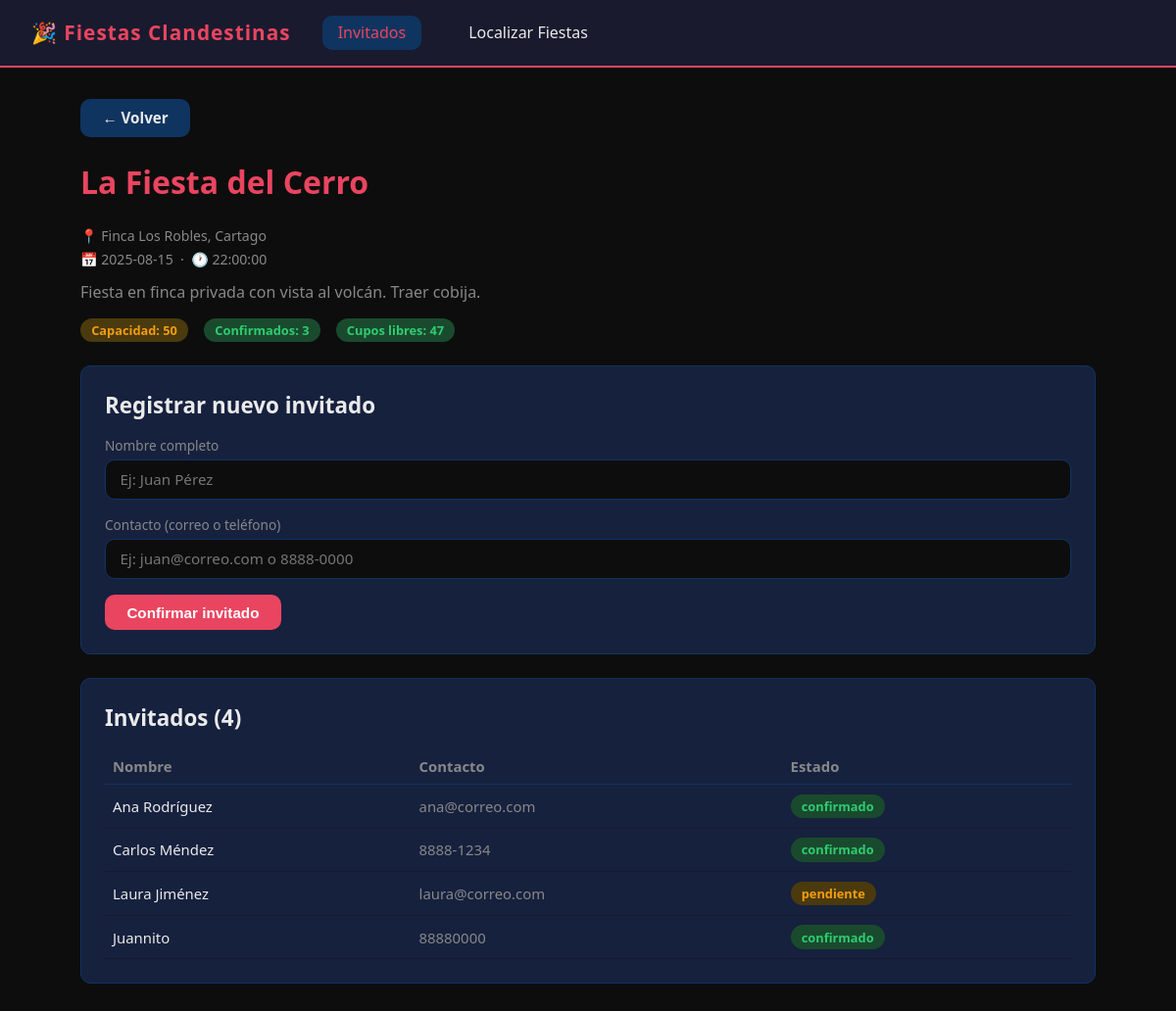
/invitados/fiesta/1/, run on the app's committed database.
### backend/models/__init__.py (models this page shows, shortened)
class Fiesta(models.Model):
    nombre = models.CharField(max_length=200)
    ubicacion = models.CharField(max_length=300)
    latitud = models.FloatField(null=True, blank=True)
    longitud = models.FloatField(null=True, blank=True)
    capacidad = models.PositiveIntegerField()
    fecha = models.DateField()
    hora = models.TimeField()
    descripcion = models.TextField(blank=True, default='')
    created_at = models.DateTimeField(auto_now_add=True)
    class Meta:
        db_table = 'fiestas'
        ordering = ['fecha', 'hora']
    def cupos_disponibles(self, invitados_confirmados: int) -> int:
        return max(0, self.capacidad - invitados_confirmados)
    def to_dict(self) -> dict:
        return {
            'id': self.id,
            'nombre': self.nombre,
            'ubicacion': self.ubicacion,
            'latitud': self.latitud,
            'longitud': self.longitud,
            'capacidad': self.capacidad,
            'fecha': str(self.fecha),
            'hora': str(self.hora),
            'descripcion': self.descripcion,
            'created_at': str(self.created_at),
        }

class Invitado(models.Model):
    ESTADO_CHOICES = [
        ('pendiente', 'Pendiente'),
        ('confirmado', 'Confirmado'),
        ('rechazado', 'Rechazado'),
    ]
    fiesta = models.ForeignKey(
        Fiesta,
        on_delete=models.CASCADE,
        related_name='invitados',
    )
    nombre = models.CharField(max_length=200)
    contacto = models.CharField(max_length=200)
    estado = models.CharField(max_length=20, choices=ESTADO_CHOICES, default='pendiente')
    registered_at = models.DateTimeField(auto_now_add=True)
    class Meta:
        db_table = 'invitados'
        ordering = ['registered_at']
    def to_dict(self) -> dict:
        return {
            'id': self.id,
            'fiesta_id': self.fiesta_id,
            'fiesta_nombre': self.fiesta.nombre,
            'nombre': self.nombre,
            'contacto': self.contacto,
            'estado': self.estado,
            'registered_at': str(self.registered_at),
        }

### backend/views.py (the view, shortened to what this page needs)
# urls.py: path('invitados/fiesta/<int:fiesta_id>/', views.invitados_fiesta, name='invitados_fiesta'),
def invitados_fiesta(request, fiesta_id):
    try:
        fiesta = fiesta_service.obtener_fiesta(fiesta_id)
    except ValidationError:
        return redirect('invitados_home')
    invitados = invitado_service.listar_invitados(fiesta_id)
    mensaje = None
    error = None
    context = {
        'fiesta': fiesta,
        'invitados': invitados,
        'mensaje': mensaje,
        'error': error,
        'active': 'invitados',
    }
    return render(request, 'invitados/fiesta_detail.html', context)

### backend/business_logic/__init__.py (called while the page is built)
    def obtener_fiesta(self, fiesta_id: int) -> dict:
        fiesta = self.fiesta_repo.find_by_id(fiesta_id)
        if not fiesta:
            raise ValidationError(f'Fiesta con id {fiesta_id} no encontrada.', status_code=404)
        data = fiesta.to_dict()
        confirmados = self.fiesta_repo.count_invitados_confirmados(fiesta_id)
        data['invitados_confirmados'] = confirmados
        data['cupos_disponibles'] = fiesta.cupos_disponibles(confirmados)
        return data

    def listar_invitados(self, fiesta_id: int = None) -> list[dict]:
        if fiesta_id:
            invitados = self.invitado_repo.find_by_fiesta(fiesta_id)
        else:
            invitados = self.invitado_repo.find_all()
        return [i.to_dict() for i in invitados]

### backend/repositories/__init__.py (called while the page is built)
    def find_by_id(self, fiesta_id: int) -> Optional[Fiesta]:
        try:
            return Fiesta.objects.get(pk=fiesta_id)
        except Fiesta.DoesNotExist:
            return None

    def count_invitados_confirmados(self, fiesta_id: int) -> int:
        return Invitado.objects.filter(
            fiesta_id=fiesta_id,
            estado='confirmado',
        ).count()

    def find_by_fiesta(self, fiesta_id: int) -> list[Invitado]:
        return list(Invitado.objects.filter(fiesta_id=fiesta_id).select_related('fiesta'))

### frontend_invitados/templates/invitados/fiesta_detail.html (shortened to what this page needs)
{% extends "base.html" %}
{% block content %}
<a href="/invitados/" class="btn btn-secondary" style="margin-bottom:1.5rem; display:inline-block;">← Volver</a>
<h1>{{ fiesta.nombre }}</h1>
<p class="meta">📍 {{ fiesta.ubicacion }}</p>
<p class="meta">📅 {{ fiesta.fecha }} &nbsp;·&nbsp; 🕐 {{ fiesta.hora }}</p>
{% if fiesta.descripcion %}
<p style="margin-top:0.8rem; color:var(--muted);">{{ fiesta.descripcion }}</p>
{% endif %}
<div style="display:flex; gap:1rem; margin:1rem 0; flex-wrap:wrap;">
  <span class="badge badge-warning">Capacidad: {{ fiesta.capacidad }}</span>
  <span class="badge badge-success">Confirmados: {{ fiesta.invitados_confirmados }}</span>
  {% if fiesta.cupos_disponibles > 0 %}
    <span class="badge badge-success">Cupos libres: {{ fiesta.cupos_disponibles }}</span>
  {% else %}
    <span class="badge badge-danger">Sin cupos</span>
  {% endif %}
</div>
{% if fiesta.cupos_disponibles > 0 %}
<div class="card" style="margin-top:1.5rem;">
  <h2>Registrar nuevo invitado</h2>
  <form method="POST">
    <div class="form-group">
      <label>Nombre completo</label>
      <input type="text" name="nombre" placeholder="Ej: Juan Pérez" required />
    </div>
    <div class="form-group">
      <label>Contacto (correo o teléfono)</label>
      <input type="text" name="contacto" placeholder="Ej: juan@correo.com o 8888-0000" required />
    </div>
    <button type="submit" class="btn btn-primary">Confirmar invitado</button>
  </form>
</div>
{% endif %}
<div class="card" style="margin-top:1.5rem;">
  <h2>Invitados ({{ invitados|length }})</h2>
  {% if invitados %}
    <table style="width:100%; border-collapse:collapse; font-size:0.93rem;">
      <thead>
        <tr style="color:var(--muted); text-align:left; border-bottom:1px solid var(--accent2);">
          <th style="padding:0.5rem;">Nombre</th>
          <th style="padding:0.5rem;">Contacto</th>
          <th style="padding:0.5rem;">Estado</th>
        </tr>
      </thead>
      <tbody>
        {% for inv in invitados %}
        <tr style="border-bottom:1px solid #1a1a2e;">
          <td style="padding:0.6rem 0.5rem;">{{ inv.nombre }}</td>
          <td style="padding:0.6rem 0.5rem; color:var(--muted);">{{ inv.contacto }}</td>
          <td style="padding:0.6rem 0.5rem;">
            {% if inv.estado == 'confirmado' %}
              <span class="badge badge-success">{{ inv.estado }}</span>
            {% elif inv.estado == 'rechazado' %}
              <span class="badge badge-danger">{{ inv.estado }}</span>
            {% else %}
              <span class="badge badge-warning">{{ inv.estado }}</span>
            {% endif %}
          </td>
        </tr>
        {% endfor %}
      </tbody>
    </table>
  {% else %}
    <p style="color:var(--muted);">Aún no hay invitados registrados.</p>
  {% endif %}
</div>
{% endblock %}

### frontend_invitados/templates/base.html (shortened to what this page needs)
<!DOCTYPE html>
<html lang="es">
<head>
</head>
<body>
  <nav>
    <span class="brand">🎉 Fiestas Clandestinas</span>
    <a href="/invitados/" {% if active == 'invitados' %}class="active"{% endif %}>Invitados</a>
    <a href="/localizacion/" {% if active == 'localizacion' %}class="active"{% endif %}>Localizar Fiestas</a>
  </nav>
  <main>
    {% block content %}{% endblock %}
  </main>
</body>
</html>

### frontend_invitados/templates/base.html (style rules this page uses)
*, *::before, *::after { box-sizing: border-box; margin: 0; padding: 0; }
:root { --bg: #0d0d0d; --surface: #1a1a2e; --card: #16213e; --accent: #e94560; --accent2: #0f3460; --text: #eaeaea; --muted: #888; --success: #2ecc71; --warning: #f39c12; --danger: #e74c3c; --radius: 10px; --font: 'Segoe UI', system-ui, sans-serif; }
body { background: var(--bg); color: var(--text); font-family: var(--font); min-height: 100vh; }
nav { background: var(--surface); border-bottom: 2px solid var(--accent); padding: 1rem 2rem; display: flex; align-items: center; gap: 2rem; }
nav .brand { font-size: 1.3rem; font-weight: 700; color: var(--accent); letter-spacing: 1px; }
nav a { color: var(--text); text-decoration: none; padding: 0.4rem 1rem; border-radius: var(--radius); transition: background 0.2s; }
nav a:hover, nav a.active { background: var(--accent2); color: var(--accent); }
main { padding: 2rem; max-width: 1100px; margin: 0 auto; }
h1 { font-size: 2rem; color: var(--accent); margin-bottom: 1.5rem; }
h2 { font-size: 1.4rem; color: var(--text); margin-bottom: 1rem; }
.card { background: var(--card); border: 1px solid var(--accent2); border-radius: var(--radius); padding: 1.5rem; margin-bottom: 1.2rem; transition: border-color 0.2s; }
.badge { display: inline-block; padding: 0.2rem 0.7rem; border-radius: 20px; font-size: 0.8rem; font-weight: 600; }
.badge-success { background: #1a4a2e; color: var(--success); }
.badge-warning { background: #4a3a0d; color: var(--warning); }
.btn { display: inline-block; padding: 0.6rem 1.4rem; border-radius: var(--radius); border: none; cursor: pointer; font-size: 0.95rem; font-weight: 600; text-decoration: none; transition: opacity 0.2s; }
.btn-primary { background: var(--accent); color: #fff; }
.btn-secondary { background: var(--accent2); color: var(--text); }
.form-group { margin-bottom: 1rem; }
.form-group label { display: block; color: var(--muted); font-size: 0.85rem; margin-bottom: 0.3rem; }
.form-group input, .form-group textarea, .form-group select { width: 100%; background: #0d0d0d; border: 1px solid var(--accent2); border-radius: var(--radius); color: var(--text); padding: 0.6rem 0.9rem; font-size: 0.95rem; font-family: var(--font); }
.meta { color: var(--muted); font-size: 0.88rem; margin-top: 0.3rem; }

### data on the page
Fiesta: nombre "La Fiesta del Cerro", ubicacion "Finca Los Robles, Cartago", descripcion "Fiesta en finca privada con vista al volcán. Traer cobija."
Invitado: nombre "Ana Rodríguez", contacto "ana@correo.com", estado "confirmado"
Invitado: nombre "Carlos Méndez", contacto "8888-1234", estado "confirmado"
Invitado: nombre "Laura Jiménez", contacto "laura@correo.com", estado "pendiente"
Invitado: nombre "Juannito", contacto "88880000", estado "confirmado"

### other printed values
{{ fiesta.fecha }} "2025-08-15"
{{ fiesta.hora }} "22:00:00"
{{ fiesta.capacidad }} "50"
{{ fiesta.invitados_confirmados }} "3"
{{ fiesta.cupos_disponibles }} "47"
{{ invitados|length }} "4"
